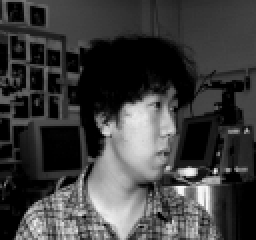
#> input picture Tarefa 2/dados/RecFac/an2i/an2i_left_neutral_open.png, 128 x 120 px (shown 2 times larger); its folder holds only this picture in this run
$ python pre_processamento.py
#> lines starting #> are read from the running program, lines starting #| are printed output that depends on the picture
import os
import numpy as np
import cv2

def carregar_e_processar_imagens(caminho_base, tamanho_alvo=(30, 30)):
    """
    Lê a pasta RecFac, redimensiona as imagens usando OpenCV,
    cria a matriz X e o vetor Y.
    """
#> called with caminho_base = '../../dados/RecFac', tamanho_alvo = (30, 30)
    X_lista = []
    y_labels = []

    # Pega as 20 pastas em ordem alfabética (cada pasta é uma classe/pessoa)
    nomes_classes = sorted(os.listdir(caminho_base))

    print(f"Carregando imagens e redimensionando para {tamanho_alvo} com OpenCV...")

    for idx_classe, nome_pessoa in enumerate(nomes_classes):
        caminho_pessoa = os.path.join(caminho_base, nome_pessoa)

        if not os.path.isdir(caminho_pessoa):
            continue

        for nome_imagem in os.listdir(caminho_pessoa):
            if nome_imagem.endswith(('.png', '.jpg', '.jpeg')):
                caminho_img = os.path.join(caminho_pessoa, nome_imagem)

                # Lê a imagem já em tons de cinza
                img = cv2.imread(caminho_img, cv2.IMREAD_GRAYSCALE)
#> img is the input picture: shape (120, 128); min 0, max 248, mean 62.4

                if img is not None:
                    # Redimensiona a imagem
                    img_redimensionada = cv2.resize(img, tamanho_alvo)
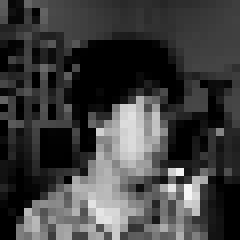
#> img_redimensionada: shape (30, 30) (shown 8 times larger); min 0, max 245, mean 63.6

                    # Achata a imagem para vetor 1D
                    img_array = img_redimensionada.flatten()
#> img_array = 900 values, max 245 at index 713, min 0 at index 163, mean 63.57

                    X_lista.append(img_array)
                    y_labels.append(idx_classe)
#> pass 2 of the loop in carregar_e_processar_imagens, `for idx_classe, nome_pessoa in enumerate(nomes_classes):`:
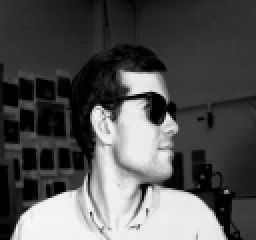
#> input picture Tarefa 2/dados/RecFac/at33/at33_left_neutral_sunglasses.png, 128 x 120 px (shown 2 times larger)
#> in carregar_e_processar_imagens, img is the input picture: shape (120, 128); min 0, max 246, mean 82.9
#> in carregar_e_processar_imagens, `img_redimensionada = cv2.resize(img, tamanho_alvo)`:
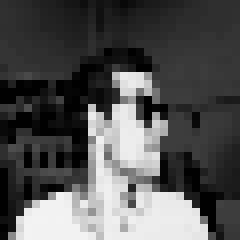
#> img_redimensionada: shape (30, 30) (shown 8 times larger); min 0, max 244, mean 82.9
#> img_array = 900 values, max 244 at index 814, min 0 at index 196, mean 82.94

    # Converte para Numpy arrays
    X_raw = np.array(X_lista).T # Transpõe para (Atributos x Amostras)
#> X_raw = 900 pairs, first value 0 to 245, second value 0 to 244
    y_raw = np.array(y_labels)

    print(f"Total de imagens carregadas: {X_raw.shape[1]}")
#| Total de imagens carregadas: 2
    print(f"Dimensão original de cada imagem achatada: {X_raw.shape[0]}")
#| Dimensão original de cada imagem achatada: 900

    # 1. Padronização (Z-Score)
    medias = np.mean(X_raw, axis=1, keepdims=True)
#> medias = 900 values, max 231 at index 823, min 0 at index 196, mean 73.25
    desvios = np.std(X_raw, axis=1, keepdims=True)
#> desvios = 900 values, max 116.5 at index 285, min 0 at index 196, mean 22.61
    desvios[desvios == 0] = 1.0 # Evita divisão por zero

    X_norm = (X_raw - medias) / desvios
#> X_norm = 900 pairs, first value -1 to 1, second value -1 to 1

    # 2. Adicionar o Bias (-1) na primeira linha
    n_amostras = X_norm.shape[1]
#> n_amostras = 2
    bias = -np.ones((1, n_amostras))
#> bias = [[-1, -1]]
    X_final = np.vstack((bias, X_norm))
#> X_final = 901 pairs, first value -1 to 1, second value -1 to 1

    # 3. One-Hot Encoding (Bipolar: +1 e -1)
    num_classes = len(nomes_classes)
    Y_ohe = -np.ones((num_classes, n_amostras))
#> Y_ohe = [[-1, -1], [-1, -1]]

    for i, rotulo in enumerate(y_raw):
        Y_ohe[rotulo, i] = 1.0
#> after the loop, Y_ohe = [[1, -1], [-1, 1]]

    print(f"Dimensão da Matriz X (com Bias): {X_final.shape}")
#| Dimensão da Matriz X (com Bias): (901, 2)
    print(f"Dimensão da Matriz Y (OHE): {Y_ohe.shape}")
#| Dimensão da Matriz Y (OHE): (2, 2)

    return X_final, Y_ohe, nomes_classes

if __name__ == "__main__":
    # Caminho ajustado considerando que você vai rodar da raiz do projeto
    caminho_recfac = os.path.join("..", "..", "dados", "RecFac")

    if os.path.exists(caminho_recfac):
        X, Y, classes = carregar_e_processar_imagens(caminho_recfac, tamanho_alvo=(30, 30))
#> X has the same summary as X_final in carregar_e_processar_imagens; Y = [[1, -1], [-1, 1]]; classes = ['an2i', 'at33']
        print("\nClasses carregadas:", classes[:5], "...")
#> (printed output is left out)
        print("Valores únicos no Y_ohe (devem ser -1 e 1):", np.unique(Y))
#| Valores únicos no Y_ohe (devem ser -1 e 1): [-1.  1.]
    else:
        print(f"Pasta não encontrada: {caminho_recfac}")
